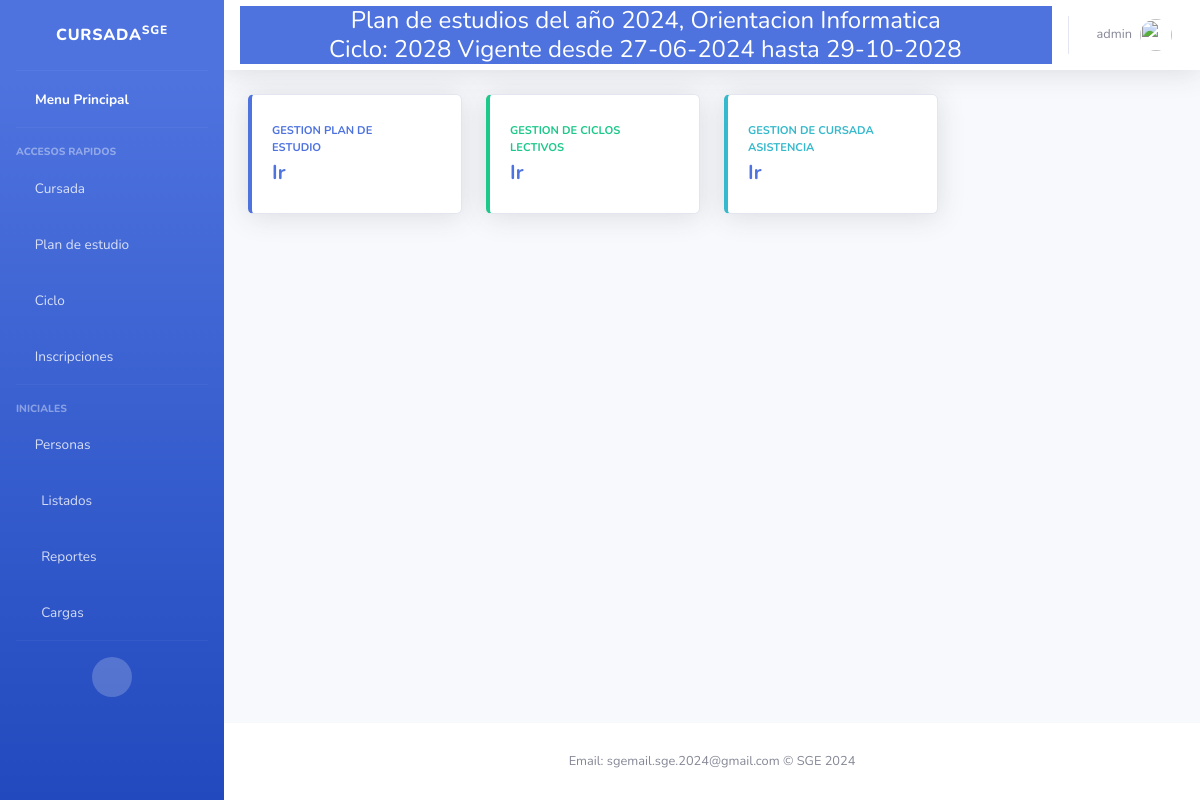
Page / (signed in) on the earlier database version.
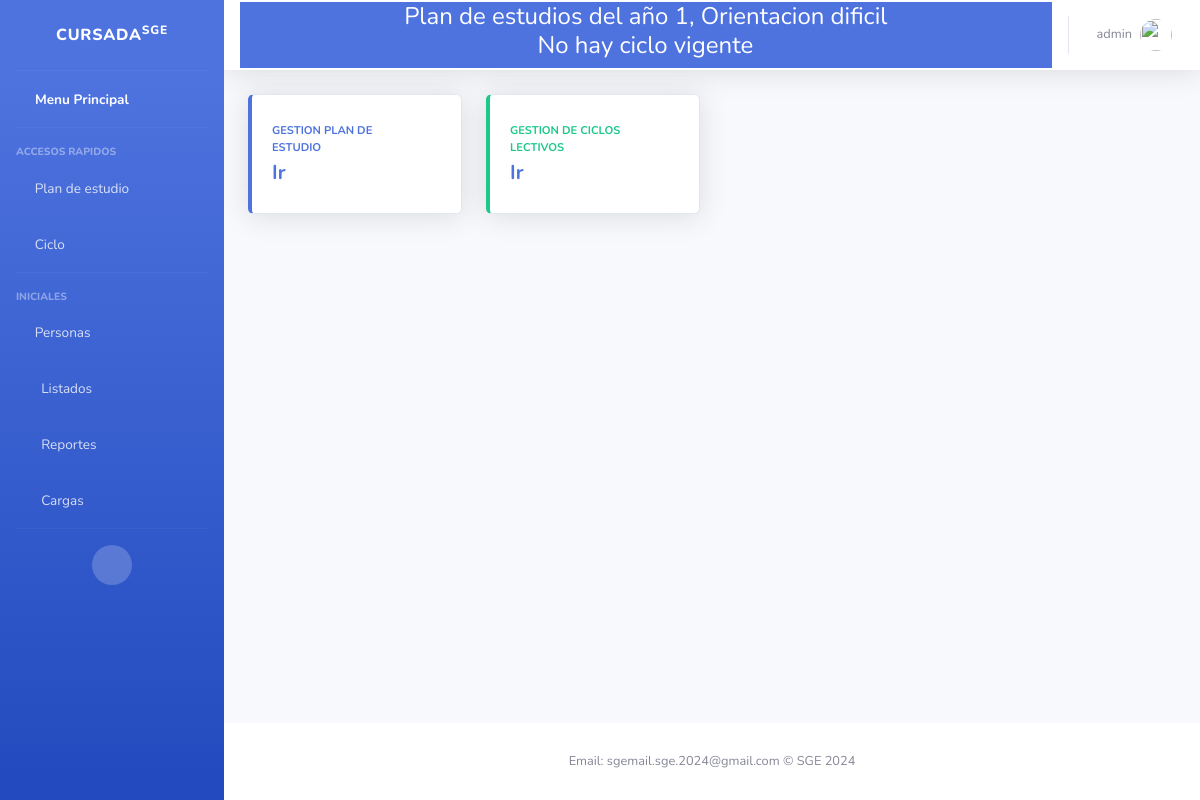
Same page on the later database version.
### Core/models.py (models this page shows, shortened)
class PlanDeEstudios(models.Model):
    MAXCODIGO=20
    MAXANIO=4
    MAXORIENTACION= 50
    MAXNIVEL= 50
    MAXDESCRIPCION=50
    codigo= models.CharField(
        help_text="Ej: 123456",
        unique=True,
        max_length=MAXCODIGO,
        null=False,
        blank=False,
        error_messages={
            'blank': "El nombre es obligatorio"
        }
    )
    anio = models.CharField(
        help_text="Ej: 2024",
        unique=False,
        max_length=MAXANIO,
        null=True,
        blank=False,
        default= 1,
        error_messages={
            'blank': "el anio es obligatorio"
        }
    )
    orientacion = models.CharField(
        help_text="Ej: Profesorado de educacion primaria",
        unique=False,
        max_length=MAXORIENTACION,
        null=False,
        blank=False,
        primary_key=False,
        error_messages={
            'blank': "la orientacion es obligatoria"
        }
    )
    nivel = models.CharField(
        help_text="Ej: Primario",
        unique=False,
        max_length= MAXORIENTACION,
        null=False,
        blank=False,
        error_messages={
            'blank': "El nivel es obligatorio"
        }
    )
    descripcion = models.CharField(
        help_text="Ej: descripcion del plan de estudios",
        unique=False,
        max_length= MAXDESCRIPCION,
        null=False,
        blank=True,
    )
    esActual = models.BooleanField(
        default= True
    )
    implementado = models.BooleanField(
        default= False
    )
    cantidadAnios = models.PositiveIntegerField()
    def __str__(self):
        return "Plan de estudios del año {0}, Orientacion {1}".format(self.anio, self.orientacion)

class Ciclo (models.Model):
    anioCalendario = models.CharField(
        help_text="Ej: 2024",
        max_length=4,
        unique= True)
    fechaInicio = models.DateField(help_text="Ej: 16/02/2024",
                                   default=now)
    plan = models.ForeignKey(PlanDeEstudios, blank=False, on_delete=models.CASCADE)
    fechaFin = models.DateField(help_text="Ej: 28/11/2024",)
    esActual = models.BooleanField(
        default= True
    )
    def __str__(self):
        return "{0} Vigente desde {1} hasta {2}".format(self.anioCalendario,self.fechaInicio.strftime("%d-%m-%Y"), self.fechaFin.strftime("%d-%m-%Y"))

### principal/views.py (the view)
# urls.py: path('', views.home2, name= '' ),
@login_required
def home2(request):
    if not request.user.is_staff:
        return HttpResponseForbidden(render(request, 'Core/403.html'))
        print("tengo que echarlo")
    hay_plan = PlanDeEstudios.objects.exists()
    hay_ciclo = Ciclo.objects.exists()
    try:
        ciclo_activo = Ciclo.objects.get(esActual=True).fechaInicio <= timezone.now().date() >= Ciclo.objects.get(esActual=True).fechaInicio
    except Ciclo.DoesNotExist:
        ciclo_activo = False
    print(ciclo_activo)
    return render(request, 'index.html', {'hay_plan': hay_plan,
                                          'ciclo_activo': ciclo_activo})

### principal/templates/index.html (shortened to what the changed rows need)
<!DOCTYPE html>
<html lang="en">
<head>
    <link href="https://cdn.jsdelivr.net/npm/bootstrap@5.2.3/dist/css/bootstrap.min.css" rel="stylesheet">
    <link href= "{% static 'vendor/fontawesome-free/css/all.min.css' %}" rel="stylesheet" type="text/css">
    <link href="{% static 'css/sb-admin-2.min.css' %}" rel="stylesheet">
    {% load bootstrap5 %}
</head>
{% block sidebar %}
<body id="page-top">
    <div id="wrapper">
        <ul class="navbar-nav bg-gradient-primary sidebar sidebar-dark accordion" id="accordionSidebar">
            {% if request.hayCicloActivo %}
            <li class="nav-item">
                <a class="nav-link collapsed" href="#" data-toggle="collapse" data-target="#collapseTree"
                    aria-expanded="true" aria-controls="collapseTwo">
                    <i class="far fa-file"></i>
                    <span>Cursada</span>
                </a>
            </li>
            {% endif %}
            {% if request.hayCicloActivo %}
            <li class="nav-item">
                <a class="nav-link collapsed" href="#" data-toggle="collapse" data-target="#collapseUtilities"
                    aria-expanded="true" aria-controls="collapseUtilities">
                    <i class="fas fa-user-check"></i>
                    <span>Inscripciones</span>
                </a>
            </li>
            {% endif %}
            {% endblock sidebar %}
        </ul>
        <div id="content-wrapper" class="d-flex flex-column">
            <div id="content">
<nav class="navbar navbar-expand navbar-light bg-white topbar mb-4 static-top shadow">
    <div class="container input-group btn-primary d-flex flex-column">
        {% if request.hayPlan %}
        <h4 class="mb-0">{{request.plan}}</h4>
        {% else %}
        <h4> No hay plan vigente</h4>
        {% endif %}
        {% if request.ciclo %}
        <h4 class="mb-0">Ciclo: {{request.ciclo}}</h4>
        {% else %}
        <h4> No hay ciclo vigente</h4>
        {% endif %}
    </div>
</nav>
                <div class="container-fluid">
                {% block content %}
                    <div class="row">
                        {% if request.hayCicloActivo %}
                        <div class="col-xl-3 col-md-6 mb-4">
                            <div class="card border-left-info shadow h-100 py-2">
                                <div class="card-body">
                                    <div class="row no-gutters align-items-center">
                                        <div class="col mr-2">
                                            <div class="text-xs font-weight-bold text-info text-uppercase mb-1">Gestion de cursada asistencia
                                            </div>
                                            <div class="row no-gutters align-items-center">
                                                <div class="col-auto">
                                                    <div class="h5 mb-0 mr-3 font-weight-bold text-gray-800">
                                                        <a class="card-title" href="Clases/clases/menu" > Ir</a>
                                                    </div>
                                                </div>
                                            </div>
                                        </div>
                                        <div class="col-auto">
                                            <i class="fas fa-clipboard-list fa-2x text-gray-300"></i>
                                        </div>
                                    </div>
                                </div>
                            </div>
                        </div>
                        {% endif %}
                    </div>
</div>
</div>
    {% endblock content %}
        </div>
</body>
</html>

Differences in the rows shown:
no longer on this page (row edited): PlanDeEstudios: plan "Plan de estudios del año 2024, Orientacion Informatica"
removed Ciclo: ciclo "2028 Vigente desde 27-06-2024 hasta 29-10-2028"
now on this page (row edited): PlanDeEstudios: plan "Plan de estudios del año 1, Orientacion dificil"
Other differences:
text no longer shown: "Cursada Inscripciones Ciclo: GESTION DE CURSADA ASISTENCIA Ir"
text now shown: "No hay ciclo vigente"
